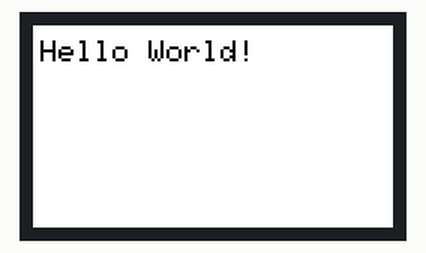
This sketch was run on a simulated ESP32. Parts: 240×135 colour display.

Above: at 0.2 s.

The sketch:

M5.ino
```cpp
// (licence header left out)
#include <M5StickCPlus.h>
/* After M5Core is started or reset
the program in the setUp () function will be run, and this part will only be run once.
在 M5Core 启动或者复位后，即会开始执行setup()函数中的程序，该部分只会执行一次。 */
void setup(){
  M5.begin();
  M5.Axp.ScreenBreath(10); // 画面の明るさ7〜１2
  M5.Lcd.setRotation(3); // 画面を横向きにする
  M5.Lcd.fillScreen(WHITE);
  M5.Lcd.setCursor(5, 10);
  M5.Lcd.setTextColor(BLACK);
  M5.Lcd.setTextSize(2);
  M5.Lcd.printf("Hello World!");

}

/* After the program in setup() runs, it runs the program in loop()
The loop() function is an infinite loop in which the program runs repeatedly
在setup()函数中的程序执行完后，会接着执行loop()函数中的程序
loop()函数是一个死循环，其中的程序会不断的重复运行 */
void loop() {

}
```
